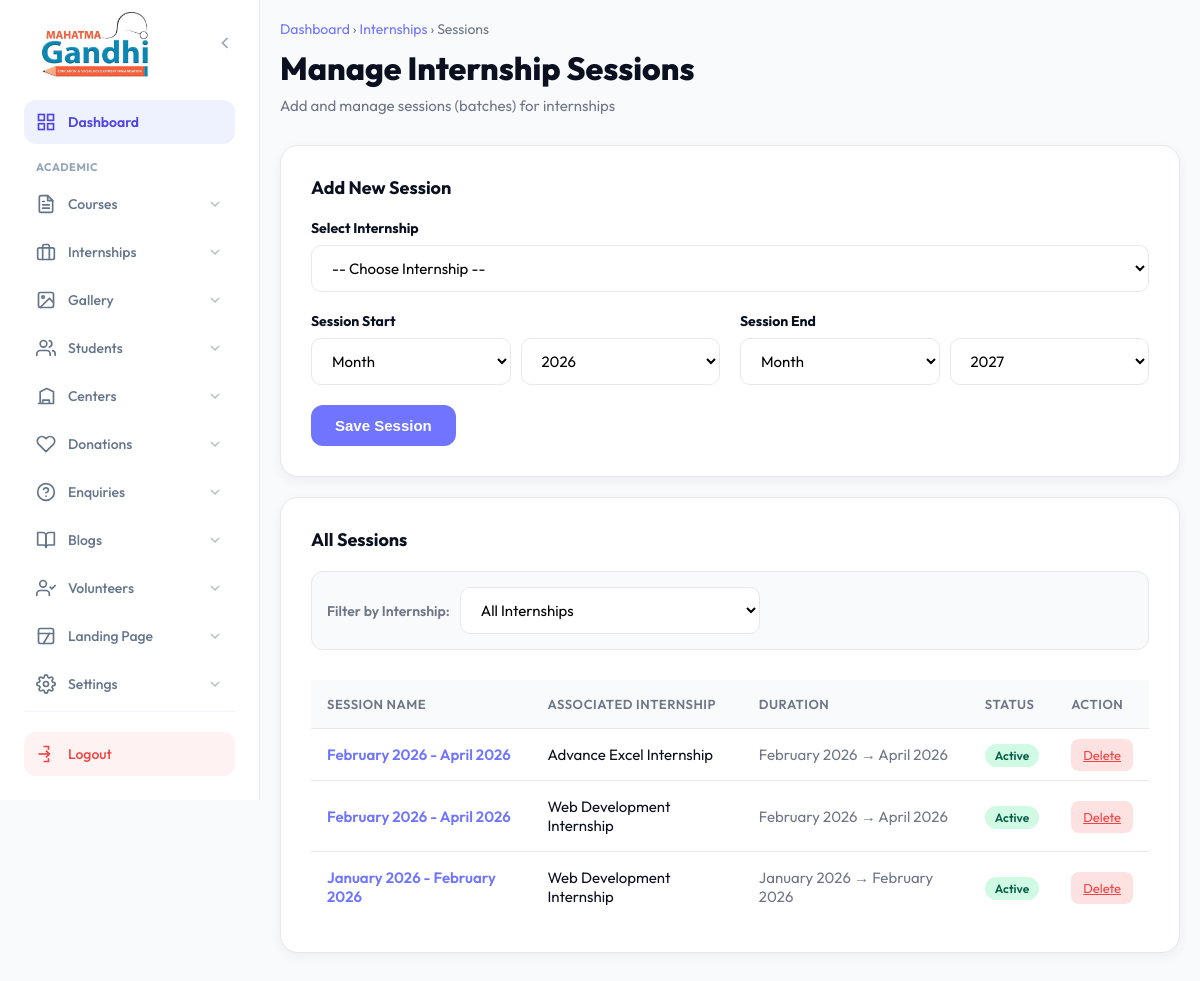
/admin/internships/manage-internship-sessions.php, run on the app's committed database.
### tables this page shows
CREATE TABLE `internship_sessions` (
  `id` int(11) NOT NULL AUTO_INCREMENT,
  `internship_id` int(11) NOT NULL,
  `session_name` varchar(100) NOT NULL,
  `start_month` varchar(20) NOT NULL,
  `start_year` int(11) NOT NULL,
  `end_month` varchar(20) NOT NULL,
  `end_year` int(11) NOT NULL,
  `is_active` tinyint(1) DEFAULT 1,
  `created_at` timestamp NULL DEFAULT current_timestamp(),
  PRIMARY KEY (`id`)
);

CREATE TABLE `internships` (
  `id` int(11) NOT NULL AUTO_INCREMENT,
  `title` varchar(255) NOT NULL,
  `slug` varchar(255) NOT NULL,
  `description` text DEFAULT NULL,
  `fees` longtext DEFAULT NULL CHECK (json_valid(`fees`)),
  `duration_value` int(11) DEFAULT NULL,
  `duration_type` varchar(50) DEFAULT NULL,
  `featured_image` varchar(255) DEFAULT NULL,
  `meta_title` varchar(255) DEFAULT NULL,
  `meta_desc` text DEFAULT NULL,
  `meta_keywords` text DEFAULT NULL,
  `is_active` tinyint(1) DEFAULT 1,
  `created_at` timestamp NULL DEFAULT current_timestamp(),
  `updated_at` timestamp NULL DEFAULT current_timestamp() ON UPDATE current_timestamp(),
  PRIMARY KEY (`id`),
  UNIQUE KEY `slug` (`slug`)
);

### admin/internships/manage-internship-sessions.php (the view, shortened to what this page needs)
<?php
$conn = getDbConnection();
$query = "SELECT s.*, i.title as internship_title
          FROM internship_sessions s
          JOIN internships i ON s.internship_id = i.id";
$query .= " ORDER BY s.id DESC";
$sessions_result = $conn->query($query);
$current_year = date('Y');
$years = range($current_year - 1, $current_year + 3);
?>
<!DOCTYPE html>
<html lang="en">
<head>
</head>
<body>
    <?php include __DIR__ . "/../sidebar.php"; ?>
    <main class="admin-content">
        <div class="admin-wrap">
            <div class="page-header">
                <div class="breadcrumb">
                    <a href="../index.php">Dashboard</a> › <a href="index.php">Internships</a> › Sessions
                </div>
                <h1 class="page-title">Manage Internship Sessions</h1>
                <p class="page-subtitle">Add and manage sessions (batches) for internships</p>
            </div>
            <div class="card">
                <h3 style="margin-bottom: 20px; font-size: 18px; font-weight:700">Add New Session</h3>
                <form method="POST">
                    <div class="form-group">
                        <label class="form-label">Select Internship</label>
                        <select name="internship_id" class="form-select" required>
                            <option value="">-- Choose Internship --</option>
                        </select>
                    </div>
                    <div class="grid-2">
                        <div>
                            <label class="form-label">Session Start</label>
                            <div class="grid-2" style="gap: 10px;">
                                <select name="start_month" class="form-select" required>
                                    <option value="">Month</option>
                                </select>
                                <select name="start_year" class="form-select" required>
                                    <?php foreach($years as $y): ?>
                                        <option value="<?php echo $y; ?>" <?php if($y == $current_year) echo 'selected'; ?>><?php echo $y; ?></option>
                                    <?php endforeach; ?>
                                </select>
                            </div>
                        </div>
                        <div>
                            <label class="form-label">Session End</label>
                            <div class="grid-2" style="gap: 10px;">
                                <select name="end_month" class="form-select" required>
                                    <option value="">Month</option>
                                </select>
                                <select name="end_year" class="form-select" required>
                                    <?php foreach($years as $y): ?>
                                        <option value="<?php echo $y; ?>" <?php if($y == $current_year + 1) echo 'selected'; ?>><?php echo $y; ?></option>
                                    <?php endforeach; ?>
                                </select>
                            </div>
                        </div>
                    </div>
                    <div style="margin-top: 20px;">
                        <button type="submit" class="btn btn-primary">Save Session</button>
                    </div>
                </form>
            </div>
            <div class="card">
                <div style="display: flex; justify-content: space-between; align-items: center; margin-bottom: 20px;">
                    <h3 style="font-size: 18px; font-weight:700">All Sessions</h3>
                </div>
                <div class="filter-bar">
                    <span style="font-weight: 600; font-size: 14px; color: var(--muted);">Filter by Internship:</span>
                    <form method="GET" style="display: flex; gap: 10px; flex: 1;">
                        <select name="filter_internship" class="form-select" style="max-width: 300px;" onchange="this.form.submit()">
                            <option value="">All Internships</option>
                        </select>
                    </form>
                </div>
                <div class="table-container">
                    <table class="data-table">
                        <thead>
                            <tr>
                                <th>Session Name</th>
                                <th>Associated Internship</th>
                                <th>Duration</th>
                                <th>Status</th>
                                <th>Action</th>
                            </tr>
                        </thead>
                        <tbody>
                            <?php if ($sessions_result->num_rows > 0): ?>
                                <?php while($row = $sessions_result->fetch_assoc()): ?>
                                    <tr>
                                        <td style="font-weight: 600; color: var(--indigo);">
                                            <?php echo htmlspecialchars($row['session_name']); ?>
                                        </td>
                                        <td><?php echo htmlspecialchars($row['internship_title']); ?></td>
                                        <td style="color: var(--muted);">
                                            <?php echo htmlspecialchars($row['start_month'] . ' ' . $row['start_year']); ?>
                                            →
                                            <?php echo htmlspecialchars($row['end_month'] . ' ' . $row['end_year']); ?>
                                        </td>
                                        <td>
                                            <span class="badge badge-active">Active</span>
                                        </td>
                                        <td>
                                            <a href="?delete_id=<?php echo $row['id']; ?>" class="btn-danger" onclick="return confirm('Are you sure you want to delete this session?');">Delete</a>
                                        </td>
                                    </tr>
                                <?php endwhile; ?>
                            <?php endif; ?>
                        </tbody>
                    </table>
                </div>
            </div>
        </div>
    </main>
</body>
</html>

### admin/internships/manage-internship-sessions.php (style rules this page uses)
:root { --active:#22c55e;--indigo:#6f75ff;--line:#e6e8ee;--text:#0b1020;--muted:#6f7787;--error:#ef4444;--success:#22c55e;--info:#3b82f6 }
* { margin:0;padding:0;box-sizing:border-box }
body { font-family:'Outfit',sans-serif;background:#f8fafc;color:var(--text) }
.admin-content { margin-left:260px;min-height:100vh;padding:20px;transition:margin-left .25s ease }
.admin-wrap { max-width:1200px;margin:0 auto }
.page-header { margin-bottom:30px }
.page-title { font-size:32px;font-weight:800;color:var(--text);margin-bottom:8px }
.page-subtitle { color:var(--muted);font-size:15px }
.breadcrumb { color:var(--muted);margin-bottom:10px;font-size:14px }
.breadcrumb a { color:var(--indigo);text-decoration:none }
.card { background:#fff;border:1px solid var(--line);border-radius:18px;padding:30px;box-shadow:0 4px 12px rgba(0,0,0,.05);margin-bottom: 20px; }
.form-group { margin-bottom:20px }
.form-label { display:block;font-weight:700;color:var(--text);margin-bottom:8px;font-size:14px }
.form-input, .form-select { width:100%;padding:12px 16px;border:1px solid var(--line);border-radius:10px;font-size:15px;transition:all .2s ease;font-family:inherit;background:#fff }
.btn { display:inline-flex;align-items:center;gap:8px;padding:12px 24px;border-radius:12px;font-weight:700;font-size:15px;border:none;cursor:pointer;transition:all .2s ease;text-decoration:none }
.btn-primary { background:var(--indigo);color:#fff }
.btn-danger { background:#fee2e2;color:#ef4444;padding:8px 12px;border-radius:8px;font-size:13px; }
.grid-2 { display:grid;grid-template-columns:1fr 1fr;gap:20px }
.table-container { overflow-x: auto; }
.data-table { width: 100%; border-collapse: collapse; margin-top: 10px; }
.data-table th, .data-table td { padding: 16px; text-align: left; border-bottom: 1px solid var(--line); }
.data-table th { background: #f8fafc; font-weight: 600; color: var(--muted); font-size: 13px; text-transform: uppercase; letter-spacing: 0.5px; }
.data-table td { font-size: 15px; }
.data-table tr:last-child td { border-bottom: none; }
.badge { padding: 4px 10px; border-radius: 20px; font-size: 12px; font-weight: 600; }
.badge-active { background: #d1fae5; color: #065f46; }
.filter-bar { display: flex; gap: 10px; margin-bottom: 20px; align-items: center; background: #f8fafc; padding: 15px; border-radius: 12px; border: 1px solid var(--line); }

### admin/sidebar.php (style rules this page uses)
:root { --admin-primary: #4f46e5; --admin-primary-dark: #3730a3; --admin-primary-soft: #eef2ff; --admin-hover-bg: #f5f3ff; --text-main: #1e293b; --text-light: #64748b; --sidebar-w: 260px; --transition: all 0.3s cubic-bezier(0.4, 0, 0.2, 1); --shadow-glow: 0 10px 15px -3px rgba(79, 70, 229, 0.2); }

### data on the page
internship_sessions: session_name "February 2026 - April 2026", internship.title "Advance Excel Internship", start_month+start_year "February 2026", end_month+end_year "April 2026"
internship_sessions: session_name "February 2026 - April 2026", internship.title "Web Development Internship", start_month+start_year "February 2026", end_month+end_year "April 2026"
internship_sessions: session_name "January 2026 - February 2026", internship.title "Web Development Internship", start_month+start_year "January 2026", end_month+end_year "February 2026"

### other printed values
form field start_year "2026"
form field end_year "2027"
